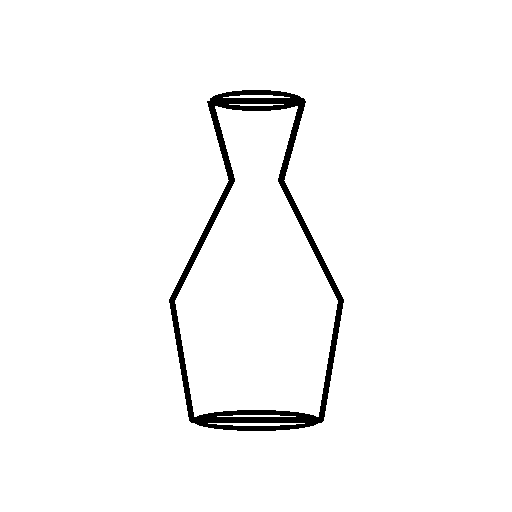
#> input picture web/assets/samples/sample_01_vase/input_sketch.png, 512 x 512 px
$ python -i sketch_crop.py   (imports and definitions only)
#> lines starting #> are read from the running program, lines starting #| are printed output that depends on the picture; after the words box and inside, x2 and y2 are one past the last pixel; in counts of white or black regions, pixels touching at a corner belong together
#> further down, picture is the input picture: PIL image 512x512 RGB; values 20 (black) and 255 (white), 97.3% white; 1 black region, box (x1, y1, x2, y2) and area: (169, 90, 344, 431) 7087
from __future__ import annotations

from typing import Any, Dict, Tuple

import numpy as np
from PIL import Image


def prepare_sketch(image: Image.Image, output_size: int = 512) -> Tuple[Image.Image, Dict[str, Any]]:
    """Remove a near-uniform border and center the primary drawing when clear.

    Returns a 512-square white-background preview and crop metadata. The function
    declines automatic cropping when the foreground fills the image or detection
    is ambiguous; callers can then request an explicit user crop.
    """
#> called with output_size = 512
    import cv2

    rgb = np.asarray(image.convert("RGB"), dtype=np.uint8)
    height, width = rgb.shape[:2]
#> height = 512; width = 512
    band = max(2, min(height, width) // 32)
#> band = 16
    border = np.concatenate((rgb[:band].reshape(-1, 3), rgb[-band:].reshape(-1, 3),
                             rgb[:, :band].reshape(-1, 3), rgb[:, -band:].reshape(-1, 3)))
    background = np.median(border, axis=0)
#> background = [255, 255, 255]
    border_spread = float(np.median(np.linalg.norm(border.astype(np.float32) - background, axis=1)))
#> border_spread = 0
    distance = np.linalg.norm(rgb.astype(np.float32) - background, axis=2)
    mask = (distance > max(20.0, border_spread * 3.0)).astype(np.uint8)
    kernel = cv2.getStructuringElement(cv2.MORPH_ELLIPSE, (max(3, width // 64 * 2 + 1), max(3, height // 64 * 2 + 1)))
    merged = cv2.morphologyEx(mask, cv2.MORPH_CLOSE, kernel)
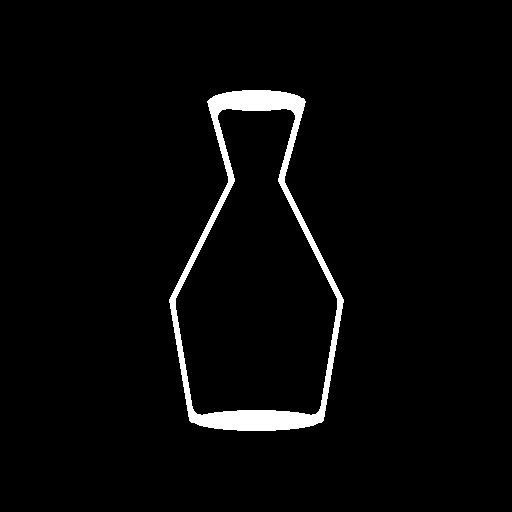
#> merged: shape (512, 512); values 0 (black) and 1 (white), 3% white; 1 white region, box (x1, y1, x2, y2) and area: (169, 90, 344, 431) 7840
    count, labels, stats, _ = cv2.connectedComponentsWithStats(merged, connectivity=8)
#> count = 2; stats = [[0, 0, 512, 512, 254304], [169, 90, 175, 341, 7840]]
    candidates = [(int(stats[i, cv2.CC_STAT_AREA]), i) for i in range(1, count)
                  if stats[i, cv2.CC_STAT_AREA] >= max(12, int(width * height * 0.0003))]
#> candidates = [(7840, 1)]
    candidates.sort(reverse=True)
    uncertain = False
    reason = None
    bbox = (0, 0, width, height)
#> bbox = (0, 0, 512, 512)
    if not candidates:
        uncertain, reason = True, "No clear foreground drawing was found."
    else:
        primary = candidates[0][1]
#> primary = 1
        ys, xs = np.where(labels == primary)
#> ys = 7840 values from 90 to 430; xs = 7840 values, max 343 at index 4232, min 169 at index 4219, mean 256
        x0, x1, y0, y1 = int(xs.min()), int(xs.max()) + 1, int(ys.min()), int(ys.max()) + 1
#> x0 = 169; x1 = 344; y0 = 90; y1 = 431
        # Include nearby disconnected strokes (chair legs, bag handles, leaves)
        # instead of cropping to the single largest connected contour.
        margin_x = max(24, (x1 - x0) // 4)
#> margin_x = 43
        margin_y = max(24, (y1 - y0) // 4)
#> margin_y = 85
        expanded = (max(0, x0 - margin_x), max(0, y0 - margin_y),
                    min(width, x1 + margin_x), min(height, y1 + margin_y))
#> expanded = (126, 5, 387, 512)
        for area, component_id in candidates[1:]:
            cy, cx = np.where(labels == component_id)
            bx0, bx1 = int(cx.min()), int(cx.max()) + 1
            by0, by1 = int(cy.min()), int(cy.max()) + 1
            nearby = bx1 >= expanded[0] and bx0 <= expanded[2] and by1 >= expanded[1] and by0 <= expanded[3]
            if nearby:
                x0, y0, x1, y1 = min(x0, bx0), min(y0, by0), max(x1, bx1), max(y1, by1)
            elif area >= candidates[0][0] * 0.12:
                uncertain, reason = True, "A substantial separate region may be part of the object; include it in the manual crop."
#> this loop made 0 passes
        box_area = (x1 - x0) * (y1 - y0)
#> box_area = 59675
        occupancy = box_area / float(width * height)
#> occupancy = 0.228
        second_ratio = candidates[1][0] / candidates[0][0] if len(candidates) > 1 else 0.0
#> second_ratio = 0
        if uncertain:
            pass
        elif occupancy > 0.70:
            uncertain, reason = True, "The detected object or page content spans most of the image; review the crop manually to avoid cutting it."
        elif second_ratio > 0.72:
            uncertain, reason = True, "Several similarly prominent regions were found; choose the object crop manually."
        else:
            pad = max(8, int(max(x1 - x0, y1 - y0) * 0.08))
#> pad = 27
            x0, y0 = max(0, x0 - pad), max(0, y0 - pad)
#> x0 = 142; y0 = 63
            x1, y1 = min(width, x1 + pad), min(height, y1 + pad)
#> x1 = 371; y1 = 458
            bbox = (x0, y0, x1, y1)
#> bbox = (142, 63, 371, 458)
    # Normalize near-background pixels to white without erasing internal lines.
    cleaned = rgb.copy()
    bg = np.all(np.abs(rgb.astype(np.int16) - background.astype(np.int16)) <= 18, axis=2)
    cleaned[bg] = 255
    if not uncertain:
        x0, y0, x1, y1 = bbox
        cleaned = cleaned[y0:y1, x0:x1]
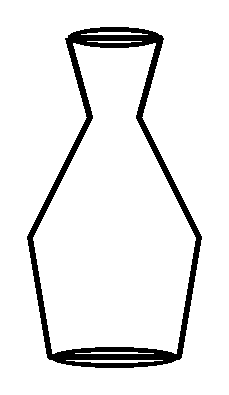
#> cleaned: shape (395, 229, 3); values 20 (black) and 255 (white), 92.2% white; 1 black region, box (x1, y1, x2, y2) and area: (27, 27, 202, 368) 7087
    crop = Image.fromarray(cleaned, "RGB")
    crop.thumbnail((output_size - 32, output_size - 32), Image.Resampling.LANCZOS)
    canvas = Image.new("RGB", (output_size, output_size), "white")
#> canvas: PIL image 512x512 RGB; every value is 255
    canvas.paste(crop, ((output_size - crop.width) // 2, (output_size - crop.height) // 2))
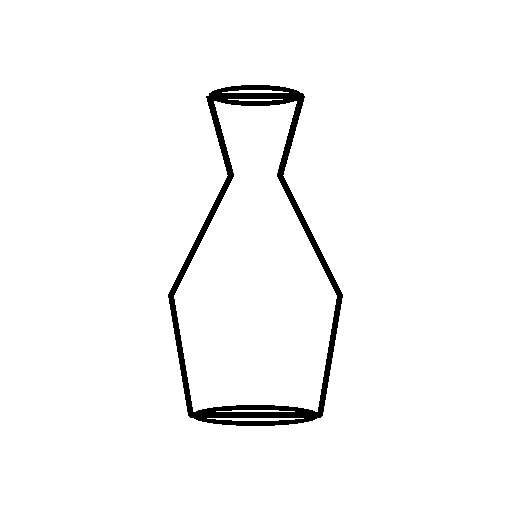
#> canvas: PIL image 512x512 RGB; values 20 (black) and 255 (white), 97.3% white; 1 black region, box (x1, y1, x2, y2) and area: (168, 85, 343, 426) 7087
    return canvas, {"uncertain": uncertain, "reason": reason, "bbox": list(bbox), "source_size": [width, height]}

>>> from PIL import Image
>>> picture = Image.open('../web/assets/samples/sample_01_vase/input_sketch.png')
>>> result = prepare_sketch(picture)
